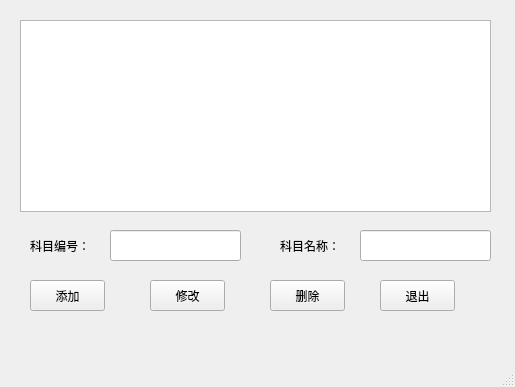
<?xml version="1.0" encoding="UTF-8"?>
<ui version="4.0">
 <class>MainWindow</class>
 <widget class="QMainWindow" name="MainWindow">
  <property name="geometry">
   <rect>
    <x>0</x>
    <y>0</y>
    <width>515</width>
    <height>387</height>
   </rect>
  </property>
  <property name="windowTitle">
   <string>MainWindow</string>
  </property>
  <widget class="QWidget" name="centralwidget">
   <widget class="QPushButton" name="btnUpdateSubject">
    <property name="geometry">
     <rect>
      <x>150</x>
      <y>280</y>
      <width>75</width>
      <height>31</height>
     </rect>
    </property>
    <property name="text">
     <string>修改</string>
    </property>
   </widget>
   <widget class="QLabel" name="label_2">
    <property name="geometry">
     <rect>
      <x>280</x>
      <y>230</y>
      <width>101</width>
      <height>31</height>
     </rect>
    </property>
    <property name="text">
     <string>科目名称：</string>
    </property>
   </widget>
   <widget class="QLabel" name="label">
    <property name="geometry">
     <rect>
      <x>30</x>
      <y>230</y>
      <width>101</width>
      <height>31</height>
     </rect>
    </property>
    <property name="text">
     <string>科目编号：</string>
    </property>
   </widget>
   <widget class="QPushButton" name="btnDeleteSubject">
    <property name="geometry">
     <rect>
      <x>270</x>
      <y>280</y>
      <width>75</width>
      <height>31</height>
     </rect>
    </property>
    <property name="text">
     <string>删除</string>
    </property>
   </widget>
   <widget class="QLineEdit" name="editSubjectID">
    <property name="geometry">
     <rect>
      <x>110</x>
      <y>230</y>
      <width>131</width>
      <height>31</height>
     </rect>
    </property>
   </widget>
   <widget class="QLineEdit" name="editSubjectName">
    <property name="geometry">
     <rect>
      <x>360</x>
      <y>230</y>
      <width>131</width>
      <height>31</height>
     </rect>
    </property>
   </widget>
   <widget class="QPushButton" name="btnAddSubject">
    <property name="geometry">
     <rect>
      <x>30</x>
      <y>280</y>
      <width>75</width>
      <height>31</height>
     </rect>
    </property>
    <property name="text">
     <string>添加</string>
    </property>
   </widget>
   <widget class="QTableWidget" name="tableWidget">
    <property name="geometry">
     <rect>
      <x>20</x>
      <y>20</y>
      <width>471</width>
      <height>192</height>
     </rect>
    </property>
   </widget>
   <widget class="QPushButton" name="btnQuitSubject">
    <property name="geometry">
     <rect>
      <x>380</x>
      <y>280</y>
      <width>75</width>
      <height>31</height>
     </rect>
    </property>
    <property name="text">
     <string>退出</string>
    </property>
   </widget>
  </widget>
  <widget class="QMenuBar" name="menubar">
   <property name="geometry">
    <rect>
     <x>0</x>
     <y>0</y>
     <width>515</width>
     <height>33</height>
    </rect>
   </property>
  </widget>
  <widget class="QStatusBar" name="statusbar"/>
 </widget>
 <resources/>
 <connections/>
</ui>
